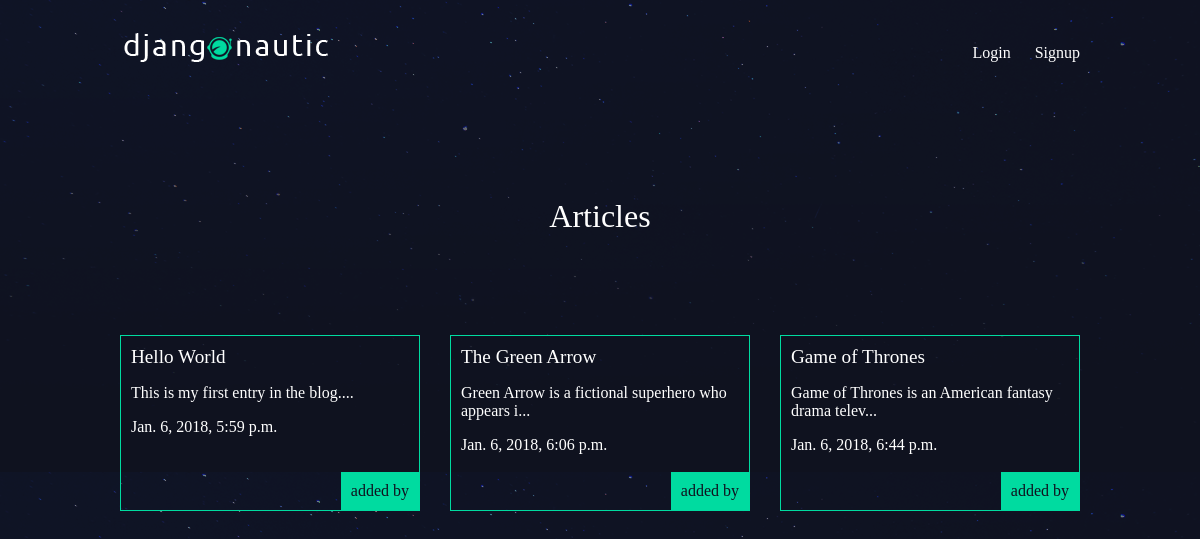
/articles/, run on an earlier commit of the app's database.
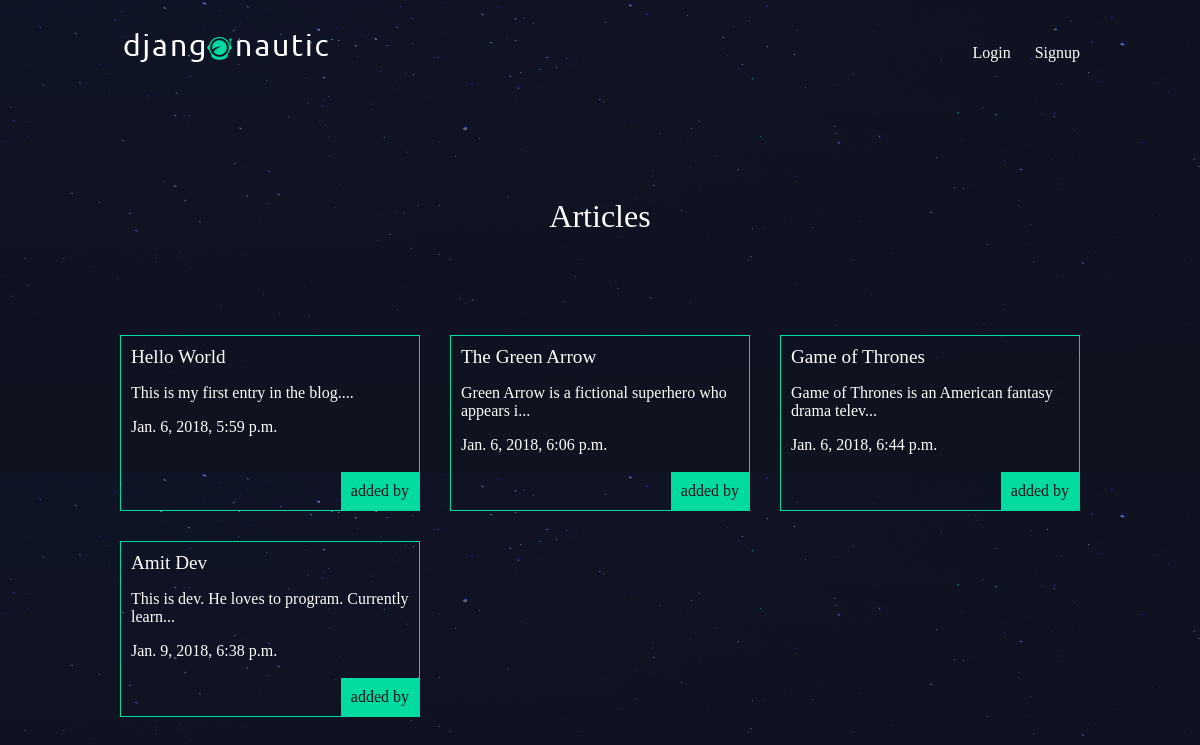
And on a later commit of the database.
### articles/models.py (models this page shows, shortened)
class Article(models.Model):
    title = models.CharField(max_length=100)
    slug = models.SlugField()
    body = models.TextField()
    date = models.DateTimeField(auto_now_add=True)
    thumb = models.ImageField(default='default.png', blank=True)
    author = models.ForeignKey(User, default=None, on_delete=models.CASCADE)
    def snippet(self):
    	return self.body[:50] + "..."

### articles/views.py (the view)
def article_list(request):
    article_list = Article.objects.all().order_by('date')
    context = {
        'article_list' :article_list
    }
    return render(request, "articles/article_list.html", context=context)

### articles/templates/articles/article_list.html (shortened to what this page needs)
{% extends 'base_layout.html' %}
{% block content %}
    <h1>Articles</h1>
    <div class="articles">
      {% for article in article_list %}
        <div class="article">
          <h2><a href="{% url 'articles:detail' article.slug %}">{{ article.title }}</a></h2>
          <p>{{ article.snippet }}</p>
          <p>{{ article.date }}</p>
          <p class="author">added by {{ article.author.username }}</p>
        </div>
      {% endfor %}
    </div>
{% endblock %}

What changed in the data, as far as the page shows it:
added Article: title "Amit Dev", snippet "This is dev. He loves to program. Currently learn...", date "Jan. 9, 2018, 6:38 p.m."
